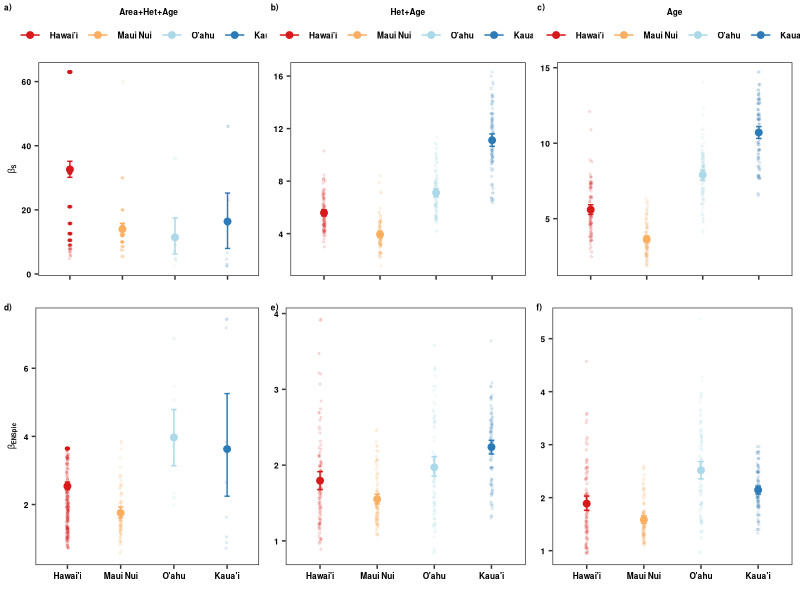

This figure's R source:
###############
# Beta ENSpie #
###############
# All natives #
# 7 plots #####
###############

require(dplyr)
require(ggplot2)
require(grid)
require(reshape2)
require(rms)

#############
# Data  #####
#############

Beta_1<-read.csv("Cleaned_Data/Scen1_Natives_BetaPIE.csv",sep=",",header=T)

Beta_2<-read.csv("Cleaned_Data/Scen2_Natives_7plots_BetaPIE.csv",sep=",",header=T)

Beta_3<-read.csv("Cleaned_Data/Scen3_Natives_7plots_BetaPIE.csv",sep=",",header=T)

#################
# Beta ENS_PIE  #
#################

##############
# Scenario 1 #
##############

Beta_1$geo_entity2<-as.character(Beta_1$geo_entity2)
Beta_1$geo_entity2<-ifelse(Beta_1$geo_entity2=="Hawai'i Island","Hawai'i",Beta_1$geo_entity2)
Beta_1$geo_entity2<-ifelse(Beta_1$geo_entity2=="Kaua'i Island","Kaua'i",Beta_1$geo_entity2)
Beta_1$geo_entity2<-ifelse(Beta_1$geo_entity2=="O'ahu Island","O'ahu",Beta_1$geo_entity2)
Beta_1$geo_entity2<-as.factor(Beta_1$geo_entity2)

Beta_1$geo_entity2<-factor(Beta_1$geo_entity2,levels=c("Hawai'i","Maui Nui","O'ahu","Kaua'i"))

Beta_1s<- Beta_1 %>%
  group_by(geo_entity2) %>%
  do(data.frame(rbind(smean.cl.boot(.$beta_ENS_PIE, B=1000))))

colnames(Beta_1s)[2]<-"beta_ENS_PIE"
colnames(Beta_1s)[3]<-"l.QD"
colnames(Beta_1s)[4]<-"h.QD"

Beta_1s$geo_entity2<-as.factor(Beta_1s$geo_entity2)
Beta_1s$geo_entity2<-factor(Beta_1s$geo_entity2,levels=c("Hawai'i","Maui Nui","O'ahu","Kaua'i"))


Beta_Scen1<-ggplot(data=Beta_1, aes(x=geo_entity2,y=beta_ENS_PIE,group=geo_entity2,color=geo_entity2))+
  geom_point(data=Beta_1, aes(x=geo_entity2,y=beta_ENS_PIE,group=geo_entity2,color=geo_entity2),
             position = position_jitter(w = 0.02, h = 0),size=0.5,alpha=0.1)+
  
  geom_point(data=Beta_1s, aes(x=geo_entity2,y=beta_ENS_PIE,group=geo_entity2, colour=geo_entity2),size=2)+
  geom_errorbar(data=Beta_1s,aes(ymin=l.QD,ymax=h.QD),width=0.1)+
  # scale_y_continuous(limits=c(0,8.5))+
  #scale_color_d3(palette="category20c")+
  scale_colour_manual(values=c("#d7191c","#fdae61","#abd9e9","#2c7bb6"))+
  labs(x="",y=expression(bold(beta["ENSpie"])))+
  guides(colour=guide_legend(title="Area+Het+Age",title.position = "top"))+
  theme_bw()+theme(axis.title.x=element_text(colour="black",face="bold",size=6),
                   axis.title.y=element_text(colour="black",face="bold",size=6),
                   axis.text.x=element_text(colour=c("black"),face="bold",size=6),
                   axis.text.y=element_text(colour=c("black"),face="bold",size=6),
                   legend.text=element_text(colour=c("black"),face="bold",size=6),
                   legend.title = element_text(colour=c("black"),face="bold",size=6),
                   legend.title.align = 0.5,
                   legend.position=c("none"),
                   legend.margin =margin(t=0, r=0, b=0, l=0, unit="cm"),
                   panel.grid.major = element_blank(), panel.grid.minor = element_blank())

write.csv(Beta_1s,"Cleaned_Data/Summary_Beta_ENS_PIE_Scen1.csv",row.names=F)

## Scenario 2

Beta_22<-dplyr::summarize(dplyr::group_by(Beta_2, geo_entity2, Iteration),beta_ENS_PIE=mean(beta_ENS_PIE))

Beta_22$geo_entity2<-as.character(Beta_22$geo_entity2)
Beta_22$geo_entity2<-ifelse(Beta_22$geo_entity2=="Hawai'i Island","Hawai'i",Beta_22$geo_entity2)
Beta_22$geo_entity2<-ifelse(Beta_22$geo_entity2=="Kaua'i Island","Kaua'i",Beta_22$geo_entity2)
Beta_22$geo_entity2<-ifelse(Beta_22$geo_entity2=="O'ahu Island","O'ahu",Beta_22$geo_entity2)
Beta_22$geo_entity2<-as.factor(Beta_22$geo_entity2)


Beta_22$geo_entity2<-as.factor(Beta_22$geo_entity2)
Beta_22$geo_entity2<-factor(Beta_22$geo_entity2,levels=c("Hawai'i","Maui Nui","O'ahu","Kaua'i"))


Beta_2s<- Beta_22 %>%
  group_by(geo_entity2) %>%
  do(data.frame(rbind(smean.cl.boot(.$beta_ENS_PIE, B=1000))))

colnames(Beta_2s)[2]<-"beta_ENS_PIE"
colnames(Beta_2s)[3]<-"l.QD"
colnames(Beta_2s)[4]<-"h.QD"

Beta_2s$geo_entity2<-as.factor(Beta_2s$geo_entity2)
Beta_2s$geo_entity2<-factor(Beta_2s$geo_entity2,levels=c("Hawai'i","Maui Nui","O'ahu","Kaua'i"))


Beta_Scen2<-ggplot(data=Beta_22, aes(x=geo_entity2,y=beta_ENS_PIE,group=geo_entity2,color=geo_entity2))+
  geom_point(data=Beta_22, aes(x=geo_entity2,y=beta_ENS_PIE,group=geo_entity2,color=geo_entity2),
             position = position_jitter(w = 0.02, h = 0),size=0.5,alpha=0.1)+
  
  geom_point(data=Beta_2s, aes(x=geo_entity2,y=beta_ENS_PIE,group=geo_entity2, colour=geo_entity2),size=2)+
  geom_errorbar(data=Beta_2s,aes(ymin=l.QD,ymax=h.QD),width=0.1)+
  #scale_y_continuous(limits=c(0,8.5))+
  #scale_color_d3(palette="category20c")+
  scale_colour_manual(values=c("#d7191c","#fdae61","#abd9e9","#2c7bb6"))+
  labs(x="",y=expression(bold(beta["ENSpie"])))+
  guides(colour=guide_legend(title="Het+Age",title.position = "top"))+
  theme_bw()+theme(axis.title.x=element_text(colour="black",face="bold",size=6),
                   axis.title.y=element_blank(),
                   axis.text.x=element_text(colour=c("black"),face="bold",size=6),
                   axis.text.y=element_text(colour=c("black"),face="bold",size=6),
                   legend.text=element_text(colour=c("black"),face="bold",size=6),
                   legend.title = element_text(colour=c("black"),face="bold",size=6),
                   legend.title.align = 0.5,
                   legend.position=c("none"),
                   legend.margin =margin(t=0, r=0, b=0, l=0, unit="cm"),
                   panel.grid.major = element_blank(), panel.grid.minor = element_blank())

write.csv(Beta_2s,"Cleaned_Data/Summary_Beta_ENS_PIE_Scen2.csv",row.names=F)

## Scenario 3

Beta_33<-dplyr::summarize(dplyr::group_by(Beta_3, geo_entity2, Iteration),beta_ENS_PIE=mean(beta_ENS_PIE))

Beta_33$geo_entity2<-as.character(Beta_33$geo_entity2)
Beta_33$geo_entity2<-ifelse(Beta_33$geo_entity2=="Hawai'i Island","Hawai'i",Beta_33$geo_entity2)
Beta_33$geo_entity2<-ifelse(Beta_33$geo_entity2=="Kaua'i Island","Kaua'i",Beta_33$geo_entity2)
Beta_33$geo_entity2<-ifelse(Beta_33$geo_entity2=="O'ahu Island","O'ahu",Beta_33$geo_entity2)
Beta_33$geo_entity2<-as.factor(Beta_33$geo_entity2)


Beta_33$geo_entity2<-as.factor(Beta_33$geo_entity2)
Beta_33$geo_entity2<-factor(Beta_33$geo_entity2,levels=c("Hawai'i","Maui Nui","O'ahu","Kaua'i"))

Beta_3s<- Beta_33 %>%
  group_by(geo_entity2) %>%
  do(data.frame(rbind(smean.cl.boot(.$beta_ENS_PIE, B=1000))))

colnames(Beta_3s)[2]<-"beta_ENS_PIE"
colnames(Beta_3s)[3]<-"l.QD"
colnames(Beta_3s)[4]<-"h.QD"

Beta_3s$geo_entity2<-as.factor(Beta_3s$geo_entity2)
Beta_3s$geo_entity2<-factor(Beta_3s$geo_entity2,levels=c("Hawai'i","Maui Nui","O'ahu","Kaua'i"))


Beta_Scen3<-ggplot(data=Beta_33, aes(x=geo_entity2,y=beta_ENS_PIE,group=geo_entity2,color=geo_entity2))+
  geom_point(data=Beta_33, aes(x=geo_entity2,y=beta_ENS_PIE,group=geo_entity2,color=geo_entity2),
             position = position_jitter(w = 0.02, h = 0),size=0.5,alpha=0.1)+
  
  geom_point(data=Beta_3s, aes(x=geo_entity2,y=beta_ENS_PIE,group=geo_entity2, colour=geo_entity2),size=2)+
  geom_errorbar(data=Beta_3s,aes(ymin=l.QD,ymax=h.QD),width=0.1)+
  #scale_y_continuous(limits=c(0,8.5))+
  #scale_color_d3(palette="category20c")+
  scale_colour_manual(values=c("#d7191c","#fdae61","#abd9e9","#2c7bb6"))+
  labs(x="",y=expression(bold(beta["ENSpie"])))+
  guides(colour=guide_legend(title="Age",title.position = "top"))+
  theme_bw()+theme(axis.title.x=element_text(colour="black",face="bold",size=6),
                   axis.title.y=element_blank(),
                   axis.text.x=element_text(colour=c("black"),face="bold",size=6),
                   axis.text.y=element_text(colour=c("black"),face="bold",size=6),
                   legend.text=element_text(colour=c("black"),face="bold",size=6),
                   legend.title = element_text(colour=c("black"),face="bold",size=6),
                   legend.title.align = 0.5,
                   legend.position=c("none"),
                   legend.margin =margin(t=0, r=0, b=0, l=0, unit="cm"),
                   panel.grid.major = element_blank(), panel.grid.minor = element_blank())

write.csv(Beta_3s,"Cleaned_Data/Summary_Beta_ENS_PIE_Scen3.csv",row.names=F)

#############
# Beta S ####
#############

##############
# Scenario 1 #
##############


Beta_1$geo_entity2<-as.factor(Beta_1$geo_entity2)
Beta_1$geo_entity2<-factor(Beta_1$geo_entity2,levels=c("Hawai'i","Maui Nui","O'ahu","Kaua'i"))

Beta_1ss<- Beta_1 %>%
  group_by(geo_entity2) %>%
  do(data.frame(rbind(smean.cl.boot(.$beta_S, B=1000))))

colnames(Beta_1ss)[2]<-"beta_S"
colnames(Beta_1ss)[3]<-"l.QD"
colnames(Beta_1ss)[4]<-"h.QD"

Beta_1ss$geo_entity2<-as.factor(Beta_1ss$geo_entity2)
Beta_1ss$geo_entity2<-factor(Beta_1ss$geo_entity2,levels=c("Hawai'i","Maui Nui","O'ahu","Kaua'i"))

Beta_Scen1s<-ggplot(data=Beta_1, aes(x=geo_entity2,y=beta_S,group=geo_entity2,color=geo_entity2))+
  geom_point(data=Beta_1, aes(x=geo_entity2,y=beta_S,group=geo_entity2,color=geo_entity2),
             position = position_jitter(w = 0.02, h = 0),size=0.5,alpha=0.1)+
  
  geom_point(data=Beta_1ss, aes(x=geo_entity2,y=beta_S,group=geo_entity2, colour=geo_entity2),size=2)+
  geom_errorbar(data=Beta_1ss,aes(ymin=l.QD,ymax=h.QD),width=0.1)+
  #scale_y_continuous(limits=c(0,8.5))+
  #scale_color_d3(palette="category20c")+
  scale_colour_manual(values=c("#d7191c","#fdae61","#abd9e9","#2c7bb6"))+
  labs(x="",y=expression(bold(beta["S"])))+
  guides(colour=guide_legend(title="Area+Het+Age",title.position = "top"))+
  theme_bw()+theme(axis.title.x=element_text(colour="black",face="bold",size=6),
                   axis.title.y=element_text(colour="black",face="bold",size=6),
                   axis.text.x=element_blank(),
                   axis.text.y=element_text(colour=c("black"),face="bold",size=6),
                   legend.text=element_text(colour=c("black"),face="bold",size=6),
                   legend.title = element_text(colour=c("black"),face="bold",size=6),
                   legend.title.align = 0.5,
                   legend.position=c("top"),
                   legend.margin =margin(t=0, r=0, b=0, l=0, unit="cm"),
                   panel.grid.major = element_blank(), panel.grid.minor = element_blank())

write.csv(Beta_1ss,"Cleaned_Data/Summary_Beta_S_Scen1.csv",row.names=F)

## Scenario 2

Beta_222<-dplyr::summarize(dplyr::group_by(Beta_2, geo_entity2, Iteration),beta_S=mean(beta_S))

Beta_222$geo_entity2<-as.character(Beta_222$geo_entity2)
Beta_222$geo_entity2<-ifelse(Beta_222$geo_entity2=="Hawai'i Island","Hawai'i",Beta_222$geo_entity2)
Beta_222$geo_entity2<-ifelse(Beta_222$geo_entity2=="Kaua'i Island","Kaua'i",Beta_222$geo_entity2)
Beta_222$geo_entity2<-ifelse(Beta_222$geo_entity2=="O'ahu Island","O'ahu",Beta_222$geo_entity2)
Beta_222$geo_entity2<-as.factor(Beta_222$geo_entity2)


Beta_222$geo_entity2<-as.factor(Beta_222$geo_entity2)
Beta_222$geo_entity2<-factor(Beta_222$geo_entity2,levels=c("Hawai'i","Maui Nui","O'ahu","Kaua'i"))


Beta_2ss<- Beta_222 %>%
  group_by(geo_entity2) %>%
  do(data.frame(rbind(smean.cl.boot(.$beta_S, B=1000))))

colnames(Beta_2ss)[2]<-"beta_S"
colnames(Beta_2ss)[3]<-"l.QD"
colnames(Beta_2ss)[4]<-"h.QD"

Beta_2ss$geo_entity2<-as.factor(Beta_2ss$geo_entity2)
Beta_2ss$geo_entity2<-factor(Beta_2ss$geo_entity2,levels=c("Hawai'i","Maui Nui","O'ahu","Kaua'i"))


Beta_Scen2s<-ggplot(data=Beta_222, aes(x=geo_entity2,y=beta_S,group=geo_entity2,color=geo_entity2))+
  geom_point(data=Beta_222, aes(x=geo_entity2,y=beta_S,group=geo_entity2,color=geo_entity2),
             position = position_jitter(w = 0.02, h = 0),size=0.5,alpha=0.1)+
  
  geom_point(data=Beta_2ss, aes(x=geo_entity2,y=beta_S,group=geo_entity2, colour=geo_entity2),size=2)+
  geom_errorbar(data=Beta_2ss,aes(ymin=l.QD,ymax=h.QD),width=0.1)+
  #cale_y_continuous(limits=c(0,8.5))+
  # scale_color_d3(palette="category20c")+
  scale_colour_manual(values=c("#d7191c","#fdae61","#abd9e9","#2c7bb6"))+
  labs(x="",y=expression(bold(beta["S"])))+
  guides(colour=guide_legend(title="Het+Age",title.position = "top"))+
  theme_bw()+theme(axis.title.x=element_text(colour="black",face="bold",size=6),
                   axis.title.y=element_blank(),
                   axis.text.x=element_blank(),
                   axis.text.y=element_text(colour=c("black"),face="bold",size=6),
                   legend.text=element_text(colour=c("black"),face="bold",size=6),
                   legend.title = element_text(colour=c("black"),face="bold",size=6),
                   legend.title.align = 0.5,
                   legend.position=c("top"),
                   legend.margin =margin(t=0, r=0, b=0, l=0, unit="cm"),
                   panel.grid.major = element_blank(), panel.grid.minor = element_blank())

write.csv(Beta_2ss,"Cleaned_Data/Summary_Beta_S_Scen2.csv",row.names=F)

## Scenario 3

Beta_333<-dplyr::summarize(dplyr::group_by(Beta_3, geo_entity2, Iteration),beta_S=mean(beta_S))

Beta_333$geo_entity2<-as.character(Beta_333$geo_entity2)
Beta_333$geo_entity2<-ifelse(Beta_333$geo_entity2=="Hawai'i Island","Hawai'i",Beta_333$geo_entity2)
Beta_333$geo_entity2<-ifelse(Beta_333$geo_entity2=="Kaua'i Island","Kaua'i",Beta_333$geo_entity2)
Beta_333$geo_entity2<-ifelse(Beta_333$geo_entity2=="O'ahu Island","O'ahu",Beta_333$geo_entity2)
Beta_333$geo_entity2<-as.factor(Beta_333$geo_entity2)

Beta_333$geo_entity2<-as.factor(Beta_333$geo_entity2)
Beta_333$geo_entity2<-factor(Beta_333$geo_entity2,levels=c("Hawai'i","Maui Nui","O'ahu","Kaua'i"))

Beta_3ss<- Beta_333 %>%
  group_by(geo_entity2) %>%
  do(data.frame(rbind(smean.cl.boot(.$beta_S, B=1000))))

colnames(Beta_3ss)[2]<-"beta_S"
colnames(Beta_3ss)[3]<-"l.QD"
colnames(Beta_3ss)[4]<-"h.QD"

Beta_3ss$geo_entity2<-as.factor(Beta_3ss$geo_entity2)
Beta_3ss$geo_entity2<-factor(Beta_3ss$geo_entity2,levels=c("Hawai'i","Maui Nui","O'ahu","Kaua'i"))

Beta_Scen3s<-ggplot(data=Beta_333, aes(x=geo_entity2,y=beta_S,group=geo_entity2,color=geo_entity2))+
  geom_point(data=Beta_333, aes(x=geo_entity2,y=beta_S,group=geo_entity2,color=geo_entity2),
             position = position_jitter(w = 0.02, h = 0),size=0.5,alpha=0.1)+
  
  geom_point(data=Beta_3ss, aes(x=geo_entity2,y=beta_S,group=geo_entity2, colour=geo_entity2),size=2)+
  geom_errorbar(data=Beta_3ss,aes(ymin=l.QD,ymax=h.QD),width=0.1)+
  #scale_y_continuous(limits=c(0,100))+
  #scale_color_d3(palette="category20c")+
  scale_colour_manual(values=c("#d7191c","#fdae61","#abd9e9","#2c7bb6"))+
  labs(x="",y=expression(bold(beta["S"])))+
  guides(colour=guide_legend(title="Age",title.position = "top"))+
  theme_bw()+theme(axis.title.x=element_text(colour="black",face="bold",size=6),
                   axis.title.y=element_blank(),
                   axis.text.x=element_blank(),
                   axis.text.y=element_text(colour=c("black"),face="bold",size=6),
                   legend.text=element_text(colour=c("black"),face="bold",size=6),
                   legend.title = element_text(colour=c("black"),face="bold",size=6),
                   legend.title.align = 0.5,
                   legend.position=c("top"),
                   legend.margin =margin(t=0, r=0, b=0, l=0, unit="cm"),
                   panel.grid.major = element_blank(), panel.grid.minor = element_blank())

write.csv(Beta_3ss,"Cleaned_Data/Summary_Beta_S_Scen3.csv",row.names=F)

###################
# merge figures  #
##################

require(cowplot)


togg2<-plot_grid(Beta_Scen1s, Beta_Scen2s, Beta_Scen3s,Beta_Scen1, Beta_Scen2, Beta_Scen3,
                 labels=c("a)","b)","c)","d)","e)","f)"),label_size = 6,
                 ncol=3)


png(filename="Figures/Beta_ENSpie_S_FigSX_natives_7plots.png", 
    units="in", 
    width=8, 
    height=6, 
    pointsize=2, 
    res=400)

togg2

dev.off()
